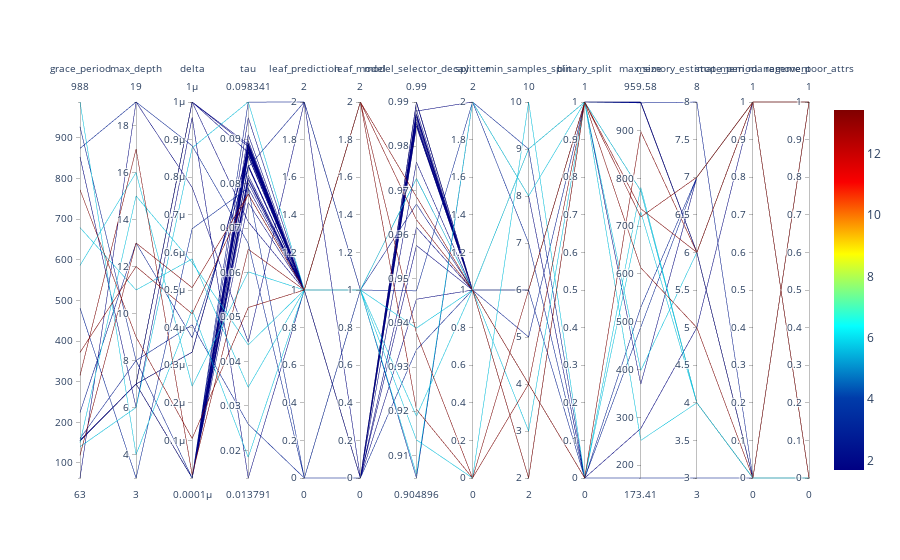

Here is the notebook cell this chart was saved with:
### Markdown cell above
## Parallel Coordinates Plots

### Code cell
spot_tuner.parallel_plot()
